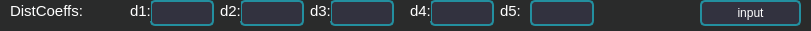
  <widget class="QWidget" name="widget_9" native="true">
   <property name="geometry">
    <rect>
     <x>0</x>
     <y>300</y>
     <width>811</width>
     <height>31</height>
    </rect>
   </property>
   <property name="styleSheet">
    <string notr="true">outline: none;
color: rgb(255, 255, 255);
background-color: rgb(42, 43, 43);</string>
   </property>
   <widget class="QLabel" name="RobotPose_3">
    <property name="geometry">
     <rect>
      <x>10</x>
      <y>0</y>
      <width>111</width>
      <height>21</height>
     </rect>
    </property>
    <property name="styleSheet">
     <string notr="true">color:white; font-size:15px</string>
    </property>
    <property name="text">
     <string>DistCoeffs:</string>
    </property>
   </widget>
   <widget class="QPushButton" name="matrixdisInput">
    <property name="geometry">
     <rect>
      <x>700</x>
      <y>0</y>
      <width>101</width>
      <height>26</height>
     </rect>
    </property>
    <property name="styleSheet">
     <string notr="true">QPushButton{
min-width: 60px; min-height: 22px;
text-align: center;
border: 2px solid gray;
color: rgb(255, 255, 255);
border-radius:5px;
border-color: rgb(35, 143, 159);
background-color: rgb(50, 50, 63);
}
QPushButton:hover{
color: rgb(255, 255, 255);
border: 2px solid gray;
border-radius:4px;
border-color: rgb(35, 143, 159);
background-color: rgb(70, 70, 83);
}
QPushButton:pressed{
border-radius:5px;border:4px solid gray;
background-color: rgb(90, 90, 103);
border-color: rgb(35, 143, 159);
color: rgb(255, 255, 255);
}
QPushButton:disabled{
border-radius:5px;
border:2px solid gray;
background-color: rgb(20, 30, 13);
border-color: rgb(15, 103, 109);
color: rgb(205, 205, 205);
border-style: outset;
padding: 1px;
}</string>
    </property>
    <property name="text">
     <string>input</string>
    </property>
   </widget>
   <widget class="QLineEdit" name="d1">
    <property name="geometry">
     <rect>
      <x>150</x>
      <y>0</y>
      <width>64</width>
      <height>26</height>
     </rect>
    </property>
    <property name="styleSheet">
     <string notr="true">color:white; font-size:15px;
min-width: 60px; min-height: 22px;
text-align: center;
border: 2px solid gray;
color: rgb(255, 255, 255);
border-radius:5px;
border-color: rgb(35, 143, 159);
background-color: rgb(50, 50, 63);</string>
    </property>
   </widget>
   <widget class="QLineEdit" name="d2">
    <property name="geometry">
     <rect>
      <x>240</x>
      <y>0</y>
      <width>64</width>
      <height>26</height>
     </rect>
    </property>
    <property name="styleSheet">
     <string notr="true">color:white; font-size:15px;
min-width: 60px; min-height: 22px;
text-align: center;
border: 2px solid gray;
color: rgb(255, 255, 255);
border-radius:5px;
border-color: rgb(35, 143, 159);
background-color: rgb(50, 50, 63);</string>
    </property>
   </widget>
   <widget class="QLineEdit" name="d3">
    <property name="geometry">
     <rect>
      <x>330</x>
      <y>0</y>
      <width>64</width>
      <height>26</height>
     </rect>
    </property>
    <property name="styleSheet">
     <string notr="true">color:white; font-size:15px;
min-width: 60px; min-height: 22px;
text-align: center;
border: 2px solid gray;
color: rgb(255, 255, 255);
border-radius:5px;
border-color: rgb(35, 143, 159);
background-color: rgb(50, 50, 63);</string>
    </property>
   </widget>
   <widget class="QLineEdit" name="d4">
    <property name="geometry">
     <rect>
      <x>430</x>
      <y>0</y>
      <width>64</width>
      <height>26</height>
     </rect>
    </property>
    <property name="styleSheet">
     <string notr="true">color:white; font-size:15px;
min-width: 60px; min-height: 22px;
text-align: center;
border: 2px solid gray;
color: rgb(255, 255, 255);
border-radius:5px;
border-color: rgb(35, 143, 159);
background-color: rgb(50, 50, 63);</string>
    </property>
   </widget>
   <widget class="QLabel" name="x_label_3">
    <property name="geometry">
     <rect>
      <x>130</x>
      <y>0</y>
      <width>21</width>
      <height>21</height>
     </rect>
    </property>
    <property name="styleSheet">
     <string notr="true">color:white; font-size:15px</string>
    </property>
    <property name="text">
     <string>d1:</string>
    </property>
   </widget>
   <widget class="QLabel" name="y_label_3">
    <property name="geometry">
     <rect>
      <x>220</x>
      <y>0</y>
      <width>21</width>
      <height>21</height>
     </rect>
    </property>
    <property name="styleSheet">
     <string notr="true">color:white; font-size:15px</string>
    </property>
    <property name="text">
     <string>d2:</string>
    </property>
   </widget>
   <widget class="QLabel" name="z_label_3">
    <property name="geometry">
     <rect>
      <x>310</x>
      <y>0</y>
      <width>21</width>
      <height>21</height>
     </rect>
    </property>
    <property name="styleSheet">
     <string notr="true">color:white; font-size:15px</string>
    </property>
    <property name="text">
     <string>d3:</string>
    </property>
   </widget>
   <widget class="QLabel" name="rx_label_3">
    <property name="geometry">
     <rect>
      <x>410</x>
      <y>0</y>
      <width>21</width>
      <height>21</height>
     </rect>
    </property>
    <property name="styleSheet">
     <string notr="true">color:white; font-size:15px</string>
    </property>
    <property name="text">
     <string>d4:</string>
    </property>
   </widget>
   <widget class="QLabel" name="rx_label_4">
    <property name="geometry">
     <rect>
      <x>500</x>
      <y>0</y>
      <width>21</width>
      <height>21</height>
     </rect>
    </property>
    <property name="styleSheet">
     <string notr="true">color:white; font-size:15px</string>
    </property>
    <property name="text">
     <string>d5:</string>
    </property>
   </widget>
   <widget class="QLineEdit" name="d5">
    <property name="geometry">
     <rect>
      <x>530</x>
      <y>0</y>
      <width>64</width>
      <height>26</height>
     </rect>
    </property>
    <property name="styleSheet">
     <string notr="true">color:white; font-size:15px;
min-width: 60px; min-height: 22px;
text-align: center;
border: 2px solid gray;
color: rgb(255, 255, 255);
border-radius:5px;
border-color: rgb(35, 143, 159);
background-color: rgb(50, 50, 63);</string>
    </property>
   </widget>
  </widget>
